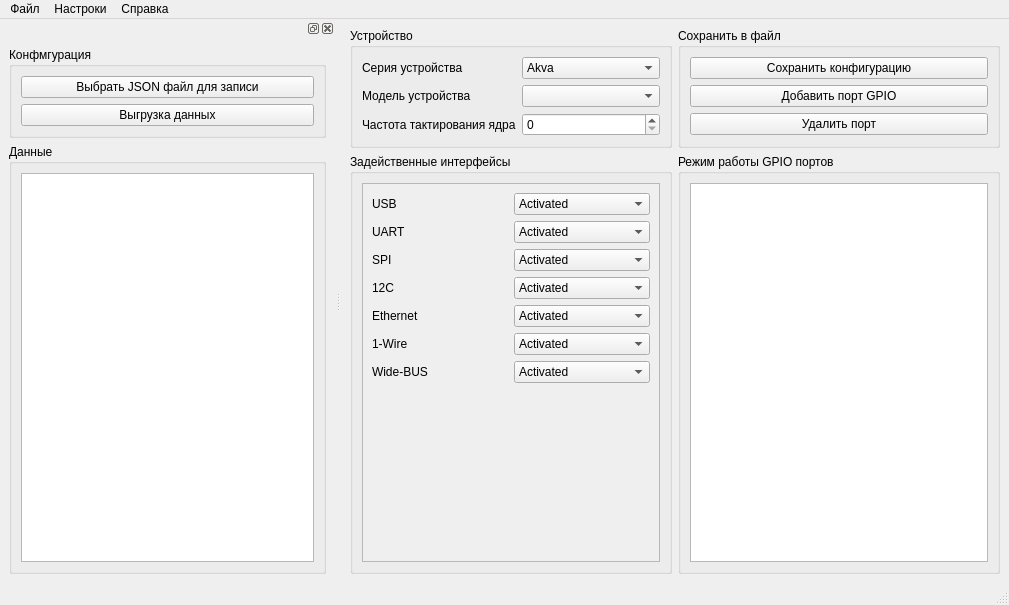
<?xml version="1.0" encoding="UTF-8"?>
<ui version="4.0">
 <class>MainWindow</class>
 <widget class="QMainWindow" name="MainWindow">
  <property name="enabled">
   <bool>true</bool>
  </property>
  <property name="geometry">
   <rect>
    <x>0</x>
    <y>0</y>
    <width>1009</width>
    <height>605</height>
   </rect>
  </property>
  <property name="sizePolicy">
   <sizepolicy hsizetype="Expanding" vsizetype="Expanding">
    <horstretch>0</horstretch>
    <verstretch>0</verstretch>
   </sizepolicy>
  </property>
  <property name="minimumSize">
   <size>
    <width>459</width>
    <height>311</height>
   </size>
  </property>
  <property name="maximumSize">
   <size>
    <width>1400</width>
    <height>795</height>
   </size>
  </property>
  <property name="windowTitle">
   <string>MainWindow</string>
  </property>
  <widget class="QWidget" name="centralwidget">
   <layout class="QGridLayout" name="gridLayout">
    <item row="0" column="1">
     <widget class="QGroupBox" name="groupBox_3">
      <property name="title">
       <string>Сохранить в файл</string>
      </property>
      <layout class="QVBoxLayout" name="verticalLayout">
       <item>
        <widget class="QPushButton" name="add_device">
         <property name="text">
          <string>Сохранить конфигурацию</string>
         </property>
        </widget>
       </item>
       <item>
        <widget class="QPushButton" name="Added">
         <property name="text">
          <string>Добавить порт GPIO</string>
         </property>
        </widget>
       </item>
       <item>
        <widget class="QPushButton" name="Delete">
         <property name="text">
          <string>Удалить порт</string>
         </property>
        </widget>
       </item>
      </layout>
     </widget>
    </item>
    <item row="0" column="0">
     <widget class="QGroupBox" name="group_device">
      <property name="title">
       <string>Устройство</string>
      </property>
      <layout class="QGridLayout" name="gridLayout_3">
       <item row="2" column="0">
        <widget class="QLabel" name="label_frequency_core">
         <property name="text">
          <string>Частота тактирования ядра</string>
         </property>
        </widget>
       </item>
       <item row="1" column="1">
        <widget class="QComboBox" name="box_number"/>
       </item>
       <item row="0" column="1">
        <widget class="QComboBox" name="box_series">
         <item>
          <property name="text">
           <string>Akva</string>
          </property>
         </item>
         <item>
          <property name="text">
           <string>RNK</string>
          </property>
         </item>
         <item>
          <property name="text">
           <string>SVeI</string>
          </property>
         </item>
        </widget>
       </item>
       <item row="2" column="1">
        <widget class="QSpinBox" name="box_frequency_core">
         <property name="maximum">
          <number>9999</number>
         </property>
        </widget>
       </item>
       <item row="1" column="0">
        <widget class="QLabel" name="label_number">
         <property name="text">
          <string>Модель устройства</string>
         </property>
        </widget>
       </item>
       <item row="0" column="0">
        <widget class="QLabel" name="label_series">
         <property name="text">
          <string>Серия устройства</string>
         </property>
        </widget>
       </item>
      </layout>
     </widget>
    </item>
    <item row="1" column="1">
     <widget class="QGroupBox" name="group_GPIO">
      <property name="sizePolicy">
       <sizepolicy hsizetype="Preferred" vsizetype="Preferred">
        <horstretch>1</horstretch>
        <verstretch>1</verstretch>
       </sizepolicy>
      </property>
      <property name="title">
       <string>Режим работы GPIO портов</string>
      </property>
      <layout class="QGridLayout" name="gridLayout_2">
       <item row="0" column="0">
        <widget class="QTableWidget" name="GPIO_table_Widget">
         <property name="autoScroll">
          <bool>true</bool>
         </property>
         <property name="editTriggers">
          <set>QAbstractItemView::NoEditTriggers</set>
         </property>
         <property name="selectionMode">
          <enum>QAbstractItemView::SingleSelection</enum>
         </property>
         <property name="selectionBehavior">
          <enum>QAbstractItemView::SelectRows</enum>
         </property>
        </widget>
       </item>
      </layout>
     </widget>
    </item>
    <item row="1" column="0">
     <widget class="QGroupBox" name="group_interfaces">
      <property name="sizePolicy">
       <sizepolicy hsizetype="Preferred" vsizetype="Preferred">
        <horstretch>1</horstretch>
        <verstretch>1</verstretch>
       </sizepolicy>
      </property>
      <property name="title">
       <string>Задейственные интерфейсы</string>
      </property>
      <layout class="QGridLayout" name="gridLayout_4">
       <item row="3" column="2">
        <widget class="QScrollArea" name="scrollArea_2">
         <property name="widgetResizable">
          <bool>true</bool>
         </property>
         <widget class="QWidget" name="scrollAreaWidgetContents_3">
          <property name="geometry">
           <rect>
            <x>0</x>
            <y>0</y>
            <width>299</width>
            <height>365</height>
           </rect>
          </property>
          <layout class="QGridLayout" name="gridLayout_6">
           <item row="3" column="1">
            <widget class="QComboBox" name="Box_12C">
             <item>
              <property name="text">
               <string>Activated</string>
              </property>
             </item>
             <item>
              <property name="text">
               <string>Deactivated</string>
              </property>
             </item>
            </widget>
           </item>
           <item row="4" column="1">
            <widget class="QComboBox" name="Box_Ethernet">
             <item>
              <property name="text">
               <string>Activated</string>
              </property>
             </item>
             <item>
              <property name="text">
               <string>Deactivated</string>
              </property>
             </item>
            </widget>
           </item>
           <item row="1" column="1">
            <widget class="QComboBox" name="Box_UART">
             <item>
              <property name="text">
               <string>Activated</string>
              </property>
             </item>
             <item>
              <property name="text">
               <string>Deactivated</string>
              </property>
             </item>
            </widget>
           </item>
           <item row="5" column="1">
            <widget class="QComboBox" name="Box_1Wire">
             <item>
              <property name="text">
               <string>Activated</string>
              </property>
             </item>
             <item>
              <property name="text">
               <string>Deactivated</string>
              </property>
             </item>
            </widget>
           </item>
           <item row="7" column="0">
            <spacer name="verticalSpacer_2">
             <property name="orientation">
              <enum>Qt::Vertical</enum>
             </property>
             <property name="sizeHint" stdset="0">
              <size>
               <width>20</width>
               <height>40</height>
              </size>
             </property>
            </spacer>
           </item>
           <item row="6" column="0">
            <widget class="QLabel" name="label_WideBus">
             <property name="text">
              <string>Wide-BUS</string>
             </property>
            </widget>
           </item>
           <item row="3" column="0">
            <widget class="QLabel" name="label_12C">
             <property name="text">
              <string>12C</string>
             </property>
            </widget>
           </item>
           <item row="0" column="1">
            <widget class="QComboBox" name="Box_USB">
             <item>
              <property name="text">
               <string>Activated</string>
              </property>
             </item>
             <item>
              <property name="text">
               <string>Deactivated</string>
              </property>
             </item>
            </widget>
           </item>
           <item row="2" column="0">
            <widget class="QLabel" name="label_SPI">
             <property name="text">
              <string>SPI</string>
             </property>
            </widget>
           </item>
           <item row="1" column="0">
            <widget class="QLabel" name="label_UART">
             <property name="text">
              <string>UART</string>
             </property>
            </widget>
           </item>
           <item row="4" column="0">
            <widget class="QLabel" name="label_Ethernet">
             <property name="text">
              <string>Ethernet</string>
             </property>
            </widget>
           </item>
           <item row="6" column="1">
            <widget class="QComboBox" name="Box_WideBus">
             <item>
              <property name="text">
               <string>Activated</string>
              </property>
             </item>
             <item>
              <property name="text">
               <string>Deactivated</string>
              </property>
             </item>
            </widget>
           </item>
           <item row="0" column="0">
            <widget class="QLabel" name="label_USB">
             <property name="text">
              <string>USB</string>
             </property>
            </widget>
           </item>
           <item row="5" column="0">
            <widget class="QLabel" name="label_1Wire">
             <property name="text">
              <string>1-Wire</string>
             </property>
            </widget>
           </item>
           <item row="2" column="1">
            <widget class="QComboBox" name="Box_SPI">
             <item>
              <property name="text">
               <string>Activated</string>
              </property>
             </item>
             <item>
              <property name="text">
               <string>Deactivated</string>
              </property>
             </item>
            </widget>
           </item>
          </layout>
         </widget>
        </widget>
       </item>
      </layout>
     </widget>
    </item>
   </layout>
  </widget>
  <widget class="QMenuBar" name="menubar">
   <property name="geometry">
    <rect>
     <x>0</x>
     <y>0</y>
     <width>1009</width>
     <height>21</height>
    </rect>
   </property>
   <widget class="QMenu" name="file">
    <property name="title">
     <string>Файл</string>
    </property>
    <addaction name="separator"/>
    <addaction name="action_open"/>
    <addaction name="action_save"/>
    <addaction name="action_close"/>
   </widget>
   <widget class="QMenu" name="menu_2">
    <property name="title">
     <string>Настроки</string>
    </property>
   </widget>
   <widget class="QMenu" name="menu_3">
    <property name="title">
     <string>Справка</string>
    </property>
   </widget>
   <addaction name="file"/>
   <addaction name="menu_2"/>
   <addaction name="menu_3"/>
  </widget>
  <widget class="QStatusBar" name="statusbar"/>
  <widget class="QDockWidget" name="dockWidget_2">
   <property name="minimumSize">
    <size>
     <width>335</width>
     <height>253</height>
    </size>
   </property>
   <attribute name="dockWidgetArea">
    <number>1</number>
   </attribute>
   <widget class="QWidget" name="dockWidgetContents_8">
    <layout class="QGridLayout" name="gridLayout_9">
     <item row="0" column="0">
      <widget class="QGroupBox" name="groupBox">
       <property name="title">
        <string>Конфмгурация</string>
       </property>
       <layout class="QGridLayout" name="gridLayout_7">
        <item row="0" column="0">
         <widget class="QPushButton" name="open_file">
          <property name="text">
           <string>Выбрать JSON файл для записи</string>
          </property>
         </widget>
        </item>
        <item row="2" column="0">
         <widget class="QPushButton" name="date_upload">
          <property name="text">
           <string>Выгрузка данных</string>
          </property>
         </widget>
        </item>
       </layout>
      </widget>
     </item>
     <item row="1" column="0">
      <widget class="QGroupBox" name="groupBox_2">
       <property name="enabled">
        <bool>true</bool>
       </property>
       <property name="sizePolicy">
        <sizepolicy hsizetype="Preferred" vsizetype="Preferred">
         <horstretch>1</horstretch>
         <verstretch>1</verstretch>
        </sizepolicy>
       </property>
       <property name="minimumSize">
        <size>
         <width>0</width>
         <height>0</height>
        </size>
       </property>
       <property name="title">
        <string>Данные</string>
       </property>
       <layout class="QGridLayout" name="gridLayout_8">
        <item row="0" column="0">
         <widget class="QTableView" name="tableView"/>
        </item>
       </layout>
      </widget>
     </item>
    </layout>
   </widget>
  </widget>
  <action name="action_open">
   <property name="text">
    <string>Открыть</string>
   </property>
  </action>
  <action name="action_save">
   <property name="text">
    <string>Сохранить</string>
   </property>
  </action>
  <action name="action_close">
   <property name="text">
    <string>Выход</string>
   </property>
  </action>
 </widget>
 <resources/>
 <connections/>
</ui>
